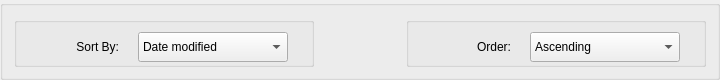
                     <widget class="QGroupBox" name="groupBox_48">
                      <property name="minimumSize">
                       <size>
                        <width>720</width>
                        <height>60</height>
                       </size>
                      </property>
                      <property name="maximumSize">
                       <size>
                        <width>720</width>
                        <height>80</height>
                       </size>
                      </property>
                      <property name="font">
                       <font>
                        <weight>50</weight>
                        <bold>false</bold>
                       </font>
                      </property>
                      <property name="title">
                       <string/>
                      </property>
                      <layout class="QHBoxLayout" name="horizontalLayout_5">
                       <item>
                        <widget class="QGroupBox" name="groupBox_43">
                         <property name="minimumSize">
                          <size>
                           <width>300</width>
                           <height>50</height>
                          </size>
                         </property>
                         <property name="maximumSize">
                          <size>
                           <width>300</width>
                           <height>50</height>
                          </size>
                         </property>
                         <property name="font">
                          <font>
                           <weight>50</weight>
                           <bold>false</bold>
                          </font>
                         </property>
                         <property name="title">
                          <string/>
                         </property>
                         <layout class="QHBoxLayout" name="horizontalLayout_26">
                          <item>
                           <widget class="QLabel" name="label_14">
                            <property name="minimumSize">
                             <size>
                              <width>80</width>
                              <height>30</height>
                             </size>
                            </property>
                            <property name="maximumSize">
                             <size>
                              <width>80</width>
                              <height>30</height>
                             </size>
                            </property>
                            <property name="text">
                             <string>Sort By:</string>
                            </property>
                            <property name="alignment">
                             <set>Qt::AlignRight|Qt::AlignTrailing|Qt::AlignVCenter</set>
                            </property>
                           </widget>
                          </item>
                          <item>
                           <widget class="QComboBox" name="comboBox">
                            <property name="minimumSize">
                             <size>
                              <width>150</width>
                              <height>30</height>
                             </size>
                            </property>
                            <property name="maximumSize">
                             <size>
                              <width>150</width>
                              <height>30</height>
                             </size>
                            </property>
                            <item>
                             <property name="text">
                              <string>Date modified</string>
                             </property>
                            </item>
                            <item>
                             <property name="text">
                              <string>Assignee</string>
                             </property>
                            </item>
                            <item>
                             <property name="text">
                              <string>Asset Name</string>
                             </property>
                            </item>
                            <item>
                             <property name="text">
                              <string>------------</string>
                             </property>
                            </item>
                            <item>
                             <property name="text">
                              <string>Waiting to start</string>
                             </property>
                            </item>
                            <item>
                             <property name="text">
                              <string>In progress</string>
                             </property>
                            </item>
                            <item>
                             <property name="text">
                              <string>Review</string>
                             </property>
                            </item>
                            <item>
                             <property name="text">
                              <string>Final</string>
                             </property>
                            </item>
                            <item>
                             <property name="text">
                              <string>Hold</string>
                             </property>
                            </item>
                           </widget>
                          </item>
                         </layout>
                        </widget>
                       </item>
                       <item>
                        <spacer name="horizontalSpacer">
                         <property name="orientation">
                          <enum>Qt::Horizontal</enum>
                         </property>
                         <property name="sizeHint" stdset="0">
                          <size>
                           <width>55</width>
                           <height>20</height>
                          </size>
                         </property>
                        </spacer>
                       </item>
                       <item>
                        <widget class="QGroupBox" name="groupBox_42">
                         <property name="minimumSize">
                          <size>
                           <width>300</width>
                           <height>50</height>
                          </size>
                         </property>
                         <property name="maximumSize">
                          <size>
                           <width>300</width>
                           <height>50</height>
                          </size>
                         </property>
                         <property name="font">
                          <font>
                           <weight>50</weight>
                           <bold>false</bold>
                          </font>
                         </property>
                         <property name="title">
                          <string/>
                         </property>
                         <layout class="QHBoxLayout" name="horizontalLayout_25">
                          <item>
                           <widget class="QLabel" name="label_15">
                            <property name="minimumSize">
                             <size>
                              <width>80</width>
                              <height>30</height>
                             </size>
                            </property>
                            <property name="maximumSize">
                             <size>
                              <width>80</width>
                              <height>30</height>
                             </size>
                            </property>
                            <property name="text">
                             <string>Order:</string>
                            </property>
                            <property name="alignment">
                             <set>Qt::AlignRight|Qt::AlignTrailing|Qt::AlignVCenter</set>
                            </property>
                           </widget>
                          </item>
                          <item>
                           <widget class="QComboBox" name="comboBox_2">
                            <property name="minimumSize">
                             <size>
                              <width>150</width>
                              <height>30</height>
                             </size>
                            </property>
                            <property name="maximumSize">
                             <size>
                              <width>150</width>
                              <height>30</height>
                             </size>
                            </property>
                            <item>
                             <property name="text">
                              <string>Ascending</string>
                             </property>
                            </item>
                            <item>
                             <property name="text">
                              <string>Descening</string>
                             </property>
                            </item>
                           </widget>
                          </item>
                         </layout>
                        </widget>
                       </item>
                      </layout>
                     </widget>
